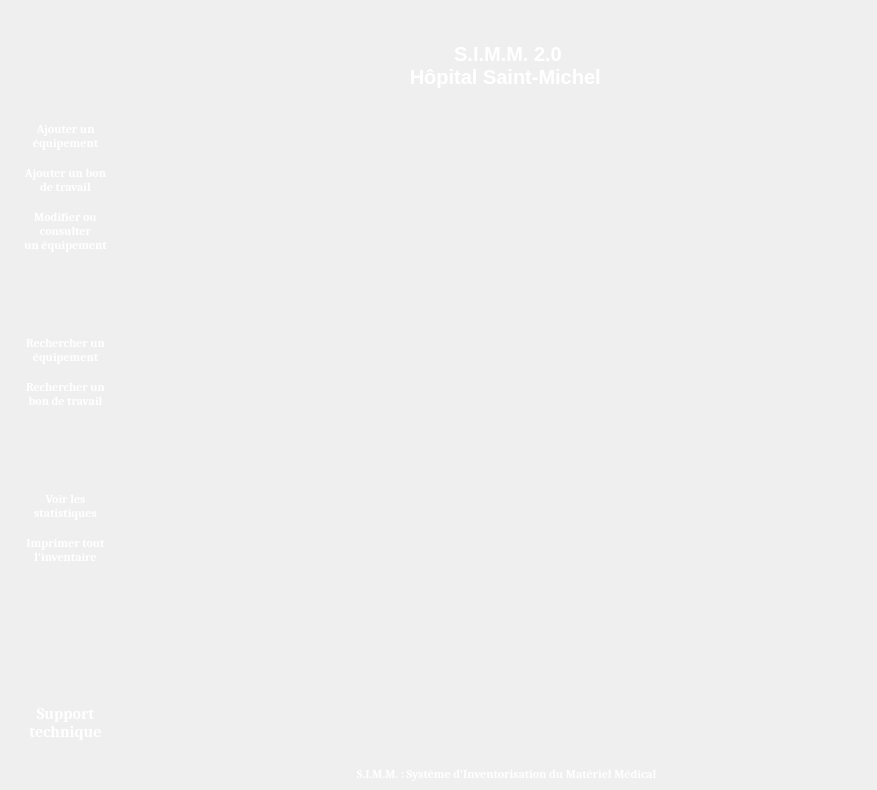
<?xml version="1.0" encoding="UTF-8"?>
<ui version="4.0">
 <class>MainWindow</class>
 <widget class="QMainWindow" name="MainWindow">
  <property name="geometry">
   <rect>
    <x>0</x>
    <y>0</y>
    <width>877</width>
    <height>790</height>
   </rect>
  </property>
  <property name="font">
   <font>
    <family>Cambria</family>
   </font>
  </property>
  <property name="windowTitle">
   <string>MainWindow</string>
  </property>
  <property name="styleSheet">
   <string notr="true">  background-color: qlineargradient(x1: 0, y1: 0, x2: 0, y2: 1,
                                      stop: 0 #85cafc, stop: 1  #36357F);</string>
  </property>
  <widget class="QWidget" name="centralwidget">
   <layout class="QGridLayout" name="gridLayout_2">
    <item row="15" column="0">
     <spacer name="verticalSpacer_6">
      <property name="orientation">
       <enum>Qt::Vertical</enum>
      </property>
      <property name="sizeHint" stdset="0">
       <size>
        <width>20</width>
        <height>40</height>
       </size>
      </property>
     </spacer>
    </item>
    <item row="9" column="0">
     <widget class="QPushButton" name="pushButton_5">
      <property name="font">
       <font>
        <pointsize>9</pointsize>
        <weight>75</weight>
        <bold>true</bold>
       </font>
      </property>
      <property name="styleSheet">
       <string notr="true">QPushButton{ padding : 5px; border-radius: 8px; background-color: transparent ;color : white;}
QPushButton:pressed{ background-color: #e6e6e6 ; }</string>
      </property>
      <property name="text">
       <string>Rechercher un
bon de travail</string>
      </property>
      <property name="icon">
       <iconset>
        <normaloff>../../../../Users/Kikine/Downloads/seo-search-engine-optimization.png</normaloff>../../../../Users/Kikine/Downloads/seo-search-engine-optimization.png</iconset>
      </property>
      <property name="iconSize">
       <size>
        <width>40</width>
        <height>40</height>
       </size>
      </property>
     </widget>
    </item>
    <item row="11" column="0">
     <spacer name="verticalSpacer_3">
      <property name="orientation">
       <enum>Qt::Vertical</enum>
      </property>
      <property name="sizeHint" stdset="0">
       <size>
        <width>20</width>
        <height>40</height>
       </size>
      </property>
     </spacer>
    </item>
    <item row="6" column="0">
     <spacer name="verticalSpacer_7">
      <property name="orientation">
       <enum>Qt::Vertical</enum>
      </property>
      <property name="sizeHint" stdset="0">
       <size>
        <width>20</width>
        <height>40</height>
       </size>
      </property>
     </spacer>
    </item>
    <item row="4" column="0">
     <widget class="QPushButton" name="pushButton_2">
      <property name="font">
       <font>
        <pointsize>9</pointsize>
        <weight>75</weight>
        <bold>true</bold>
       </font>
      </property>
      <property name="styleSheet">
       <string notr="true">QPushButton{ padding : 5px; border-radius: 8px; background-color: transparent ;color : white;}
QPushButton:pressed{ background-color: #e6e6e6 ; }</string>
      </property>
      <property name="text">
       <string>Ajouter un bon
de travail</string>
      </property>
      <property name="icon">
       <iconset>
        <normaloff>../../../../Users/Kikine/Downloads/wrench.png</normaloff>../../../../Users/Kikine/Downloads/wrench.png</iconset>
      </property>
      <property name="iconSize">
       <size>
        <width>40</width>
        <height>40</height>
       </size>
      </property>
     </widget>
    </item>
    <item row="19" column="2">
     <spacer name="horizontalSpacer">
      <property name="orientation">
       <enum>Qt::Horizontal</enum>
      </property>
      <property name="sizeHint" stdset="0">
       <size>
        <width>40</width>
        <height>20</height>
       </size>
      </property>
     </spacer>
    </item>
    <item row="0" column="0">
     <spacer name="verticalSpacer_4">
      <property name="orientation">
       <enum>Qt::Vertical</enum>
      </property>
      <property name="sizeHint" stdset="0">
       <size>
        <width>20</width>
        <height>40</height>
       </size>
      </property>
     </spacer>
    </item>
    <item row="5" column="0">
     <widget class="QPushButton" name="pushButton_3">
      <property name="font">
       <font>
        <pointsize>9</pointsize>
        <weight>75</weight>
        <bold>true</bold>
       </font>
      </property>
      <property name="styleSheet">
       <string notr="true">QPushButton{ padding : 5px; border-radius: 8px; background-color: transparent ;color : white;}
QPushButton:pressed{ background-color: #e6e6e6 ; }</string>
      </property>
      <property name="text">
       <string>Modifier ou
consulter
un équipement</string>
      </property>
      <property name="icon">
       <iconset>
        <normaloff>../../../../Users/Kikine/Downloads/notepad.png</normaloff>../../../../Users/Kikine/Downloads/notepad.png</iconset>
      </property>
      <property name="iconSize">
       <size>
        <width>40</width>
        <height>40</height>
       </size>
      </property>
     </widget>
    </item>
    <item row="3" column="0">
     <widget class="QPushButton" name="pushButton">
      <property name="font">
       <font>
        <pointsize>9</pointsize>
        <weight>75</weight>
        <bold>true</bold>
       </font>
      </property>
      <property name="styleSheet">
       <string notr="true">QPushButton{ padding : 5px; border-radius: 8px; background-color: transparent ;color : white;}
QPushButton:pressed{ background-color: #e6e6e6 ; }</string>
      </property>
      <property name="text">
       <string>Ajouter un
équipement</string>
      </property>
      <property name="icon">
       <iconset>
        <normaloff>../../../../Users/Kikine/Downloads/folder (2).png</normaloff>../../../../Users/Kikine/Downloads/folder (2).png</iconset>
      </property>
      <property name="iconSize">
       <size>
        <width>40</width>
        <height>40</height>
       </size>
      </property>
      <property name="flat">
       <bool>false</bool>
      </property>
     </widget>
    </item>
    <item row="1" column="1" rowspan="17">
     <spacer name="verticalSpacer">
      <property name="orientation">
       <enum>Qt::Vertical</enum>
      </property>
      <property name="sizeHint" stdset="0">
       <size>
        <width>20</width>
        <height>697</height>
       </size>
      </property>
     </spacer>
    </item>
    <item row="19" column="0">
     <widget class="QPushButton" name="pushButton_6">
      <property name="font">
       <font>
        <pointsize>12</pointsize>
        <weight>75</weight>
        <bold>true</bold>
       </font>
      </property>
      <property name="styleSheet">
       <string notr="true">QPushButton{ padding : 20px; border-radius: 8px; background-color: transparent ;color : white;}
QPushButton:pressed{ background-color: #e6e6e6  ; }

</string>
      </property>
      <property name="text">
       <string>Support
technique</string>
      </property>
      <property name="icon">
       <iconset>
        <normaloff>//kikine-pc/Users/Kikine/PycharmProjects/PC2/PC2.png</normaloff>//kikine-pc/Users/Kikine/PycharmProjects/PC2/PC2.png</iconset>
      </property>
      <property name="iconSize">
       <size>
        <width>40</width>
        <height>40</height>
       </size>
      </property>
      <property name="autoDefault">
       <bool>false</bool>
      </property>
      <property name="default">
       <bool>false</bool>
      </property>
      <property name="flat">
       <bool>false</bool>
      </property>
     </widget>
    </item>
    <item row="2" column="0">
     <spacer name="verticalSpacer_11">
      <property name="orientation">
       <enum>Qt::Vertical</enum>
      </property>
      <property name="sizeHint" stdset="0">
       <size>
        <width>20</width>
        <height>40</height>
       </size>
      </property>
     </spacer>
    </item>
    <item row="1" column="2" rowspan="17">
     <widget class="QLabel" name="label_2">
      <property name="font">
       <font>
        <family>MS Shell Dlg 2</family>
        <pointsize>15</pointsize>
        <weight>75</weight>
        <bold>true</bold>
       </font>
      </property>
      <property name="styleSheet">
       <string notr="true">
color: white;

 background-color: transparent ;</string>
      </property>
      <property name="frameShadow">
       <enum>QFrame::Plain</enum>
      </property>
      <property name="text">
       <string>S.I.M.M. 2.0
Hôpital Saint-Michel </string>
      </property>
      <property name="alignment">
       <set>Qt::AlignHCenter|Qt::AlignTop</set>
      </property>
     </widget>
    </item>
    <item row="16" column="0">
     <spacer name="verticalSpacer_12">
      <property name="orientation">
       <enum>Qt::Vertical</enum>
      </property>
      <property name="sizeHint" stdset="0">
       <size>
        <width>20</width>
        <height>40</height>
       </size>
      </property>
     </spacer>
    </item>
    <item row="8" column="0">
     <widget class="QPushButton" name="pushButton_4">
      <property name="font">
       <font>
        <pointsize>9</pointsize>
        <weight>75</weight>
        <bold>true</bold>
       </font>
      </property>
      <property name="styleSheet">
       <string notr="true">QPushButton{ padding : 5px; border-radius: 8px; background-color: transparent ;color : white;}
QPushButton:pressed{ background-color: #e6e6e6 ; }</string>
      </property>
      <property name="text">
       <string>Rechercher un
équipement</string>
      </property>
      <property name="icon">
       <iconset>
        <normaloff>../../../../Users/Kikine/Downloads/file.png</normaloff>../../../../Users/Kikine/Downloads/file.png</iconset>
      </property>
      <property name="iconSize">
       <size>
        <width>40</width>
        <height>40</height>
       </size>
      </property>
     </widget>
    </item>
    <item row="7" column="0">
     <spacer name="verticalSpacer_5">
      <property name="orientation">
       <enum>Qt::Vertical</enum>
      </property>
      <property name="sizeHint" stdset="0">
       <size>
        <width>20</width>
        <height>40</height>
       </size>
      </property>
     </spacer>
    </item>
    <item row="12" column="0">
     <widget class="QPushButton" name="pushButton_7">
      <property name="font">
       <font>
        <pointsize>9</pointsize>
        <weight>75</weight>
        <bold>true</bold>
       </font>
      </property>
      <property name="styleSheet">
       <string notr="true">QPushButton{ padding : 5px; border-radius: 8px; background-color: transparent ;color : white;}
QPushButton:pressed{ background-color: #e6e6e6 ; }</string>
      </property>
      <property name="text">
       <string>Voir les
statistiques</string>
      </property>
      <property name="icon">
       <iconset>
        <normaloff>../../../../Users/Kikine/Downloads/pie-chart.png</normaloff>../../../../Users/Kikine/Downloads/pie-chart.png</iconset>
      </property>
      <property name="iconSize">
       <size>
        <width>40</width>
        <height>40</height>
       </size>
      </property>
     </widget>
    </item>
    <item row="13" column="0">
     <widget class="QPushButton" name="pushButton_8">
      <property name="font">
       <font>
        <pointsize>9</pointsize>
        <weight>75</weight>
        <bold>true</bold>
       </font>
      </property>
      <property name="styleSheet">
       <string notr="true">QPushButton{ padding : 5px; border-radius: 8px; background-color: transparent ;color : white;}
QPushButton:pressed{ background-color: #e6e6e6 ; }</string>
      </property>
      <property name="text">
       <string>Imprimer tout
l'inventaire</string>
      </property>
      <property name="icon">
       <iconset>
        <normaloff>../../../../Users/Kikine/Downloads/print.png</normaloff>../../../../Users/Kikine/Downloads/print.png</iconset>
      </property>
      <property name="iconSize">
       <size>
        <width>40</width>
        <height>40</height>
       </size>
      </property>
     </widget>
    </item>
    <item row="14" column="0">
     <spacer name="verticalSpacer_2">
      <property name="orientation">
       <enum>Qt::Vertical</enum>
      </property>
      <property name="sizeHint" stdset="0">
       <size>
        <width>20</width>
        <height>40</height>
       </size>
      </property>
     </spacer>
    </item>
    <item row="10" column="0">
     <spacer name="verticalSpacer_8">
      <property name="orientation">
       <enum>Qt::Vertical</enum>
      </property>
      <property name="sizeHint" stdset="0">
       <size>
        <width>20</width>
        <height>40</height>
       </size>
      </property>
     </spacer>
    </item>
    <item row="1" column="0">
     <spacer name="verticalSpacer_9">
      <property name="orientation">
       <enum>Qt::Vertical</enum>
      </property>
      <property name="sizeHint" stdset="0">
       <size>
        <width>20</width>
        <height>40</height>
       </size>
      </property>
     </spacer>
    </item>
    <item row="20" column="2">
     <widget class="QLabel" name="label_3">
      <property name="font">
       <font>
        <weight>75</weight>
        <bold>true</bold>
       </font>
      </property>
      <property name="styleSheet">
       <string notr="true">
color: white;

 background-color: transparent ;</string>
      </property>
      <property name="text">
       <string>S.I.M.M. : Système d'Inventorisation du Matériel Médical </string>
      </property>
      <property name="alignment">
       <set>Qt::AlignCenter</set>
      </property>
     </widget>
    </item>
   </layout>
  </widget>
 </widget>
 <resources/>
 <connections/>
</ui>
